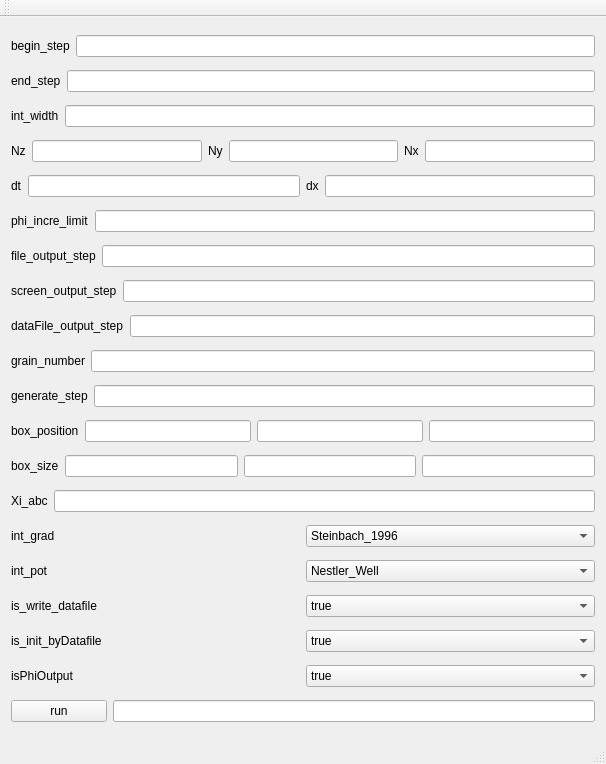
<?xml version="1.0" encoding="UTF-8"?>
<ui version="4.0">
 <class>ParamUi</class>
 <widget class="QMainWindow" name="ParamUi">
  <property name="geometry">
   <rect>
    <x>0</x>
    <y>0</y>
    <width>606</width>
    <height>764</height>
   </rect>
  </property>
  <property name="windowTitle">
   <string>Normal_GG</string>
  </property>
  <widget class="QWidget" name="centralWidget">
   <layout class="QVBoxLayout" name="verticalLayout">
    <item>
     <layout class="QHBoxLayout" name="horizontalLayout_2">
      <item>
       <widget class="QLabel" name="label">
        <property name="text">
         <string>begin_step</string>
        </property>
       </widget>
      </item>
      <item>
       <widget class="QLineEdit" name="lineEditbegin_step"/>
      </item>
     </layout>
    </item>
    <item>
     <layout class="QHBoxLayout" name="horizontalLayout_3">
      <item>
       <widget class="QLabel" name="label_2">
        <property name="text">
         <string>end_step</string>
        </property>
       </widget>
      </item>
      <item>
       <widget class="QLineEdit" name="lineEditend_step"/>
      </item>
     </layout>
    </item>
    <item>
     <layout class="QHBoxLayout" name="horizontalLayout_4">
      <item>
       <widget class="QLabel" name="label_3">
        <property name="text">
         <string>int_width</string>
        </property>
       </widget>
      </item>
      <item>
       <widget class="QLineEdit" name="lineEditint_width"/>
      </item>
     </layout>
    </item>
    <item>
     <layout class="QHBoxLayout" name="horizontalLayout_24">
      <item>
       <layout class="QHBoxLayout" name="horizontalLayout_7">
        <item>
         <widget class="QLabel" name="label_6">
          <property name="text">
           <string>Nz</string>
          </property>
         </widget>
        </item>
        <item>
         <widget class="QLineEdit" name="lineEditNz">
          <property name="text">
           <string/>
          </property>
         </widget>
        </item>
       </layout>
      </item>
      <item>
       <layout class="QHBoxLayout" name="horizontalLayout_6">
        <item>
         <widget class="QLabel" name="label_5">
          <property name="text">
           <string>Ny</string>
          </property>
         </widget>
        </item>
        <item>
         <widget class="QLineEdit" name="lineEditNy">
          <property name="text">
           <string/>
          </property>
         </widget>
        </item>
       </layout>
      </item>
      <item>
       <layout class="QHBoxLayout" name="horizontalLayout_5">
        <item>
         <widget class="QLabel" name="label_4">
          <property name="text">
           <string>Nx</string>
          </property>
         </widget>
        </item>
        <item>
         <widget class="QLineEdit" name="lineEditNx"/>
        </item>
       </layout>
      </item>
     </layout>
    </item>
    <item>
     <layout class="QHBoxLayout" name="horizontalLayout_25">
      <item>
       <layout class="QHBoxLayout" name="horizontalLayout_9">
        <item>
         <widget class="QLabel" name="label_8">
          <property name="text">
           <string>dt</string>
          </property>
         </widget>
        </item>
        <item>
         <widget class="QLineEdit" name="lineEditdt">
          <property name="text">
           <string/>
          </property>
         </widget>
        </item>
       </layout>
      </item>
      <item>
       <layout class="QHBoxLayout" name="horizontalLayout_8">
        <item>
         <widget class="QLabel" name="label_7">
          <property name="text">
           <string>dx</string>
          </property>
         </widget>
        </item>
        <item>
         <widget class="QLineEdit" name="lineEditDx">
          <property name="text">
           <string/>
          </property>
         </widget>
        </item>
       </layout>
      </item>
     </layout>
    </item>
    <item>
     <layout class="QHBoxLayout" name="horizontalLayout_12">
      <item>
       <widget class="QLabel" name="label_11">
        <property name="text">
         <string>phi_incre_limit</string>
        </property>
       </widget>
      </item>
      <item>
       <widget class="QLineEdit" name="lineEditphi_incre_limit"/>
      </item>
     </layout>
    </item>
    <item>
     <layout class="QHBoxLayout" name="horizontalLayout_13">
      <item>
       <widget class="QLabel" name="label_12">
        <property name="text">
         <string>file_output_step</string>
        </property>
       </widget>
      </item>
      <item>
       <widget class="QLineEdit" name="lineEditfile_output_step"/>
      </item>
     </layout>
    </item>
    <item>
     <layout class="QHBoxLayout" name="horizontalLayout_14">
      <item>
       <widget class="QLabel" name="label_13">
        <property name="text">
         <string>screen_output_step</string>
        </property>
       </widget>
      </item>
      <item>
       <widget class="QLineEdit" name="lineEditscreen_output_step"/>
      </item>
     </layout>
    </item>
    <item>
     <layout class="QHBoxLayout" name="horizontalLayout_18">
      <item>
       <widget class="QLabel" name="label_17">
        <property name="text">
         <string>dataFile_output_step</string>
        </property>
       </widget>
      </item>
      <item>
       <widget class="QLineEdit" name="lineEditdataFile_output_step"/>
      </item>
     </layout>
    </item>
    <item>
     <layout class="QHBoxLayout" name="horizontalLayout_21">
      <item>
       <widget class="QLabel" name="label_20">
        <property name="text">
         <string>grain_number</string>
        </property>
       </widget>
      </item>
      <item>
       <widget class="QLineEdit" name="lineEditgrain_number"/>
      </item>
     </layout>
    </item>
    <item>
     <layout class="QHBoxLayout" name="horizontalLayout_22">
      <item>
       <widget class="QLabel" name="label_21">
        <property name="text">
         <string>generate_step</string>
        </property>
       </widget>
      </item>
      <item>
       <widget class="QLineEdit" name="lineEditgenerate_step"/>
      </item>
     </layout>
    </item>
    <item>
     <layout class="QHBoxLayout" name="horizontalLayout_19">
      <item>
       <widget class="QLabel" name="label_18">
        <property name="text">
         <string>box_position</string>
        </property>
       </widget>
      </item>
      <item>
       <widget class="QLineEdit" name="lineEdit_box_positionX"/>
      </item>
      <item>
       <widget class="QLineEdit" name="lineEdit_box_positionY"/>
      </item>
      <item>
       <widget class="QLineEdit" name="lineEdit_box_positionZ"/>
      </item>
     </layout>
    </item>
    <item>
     <layout class="QHBoxLayout" name="horizontalLayout_20">
      <item>
       <widget class="QLabel" name="label_19">
        <property name="text">
         <string>box_size</string>
        </property>
       </widget>
      </item>
      <item>
       <widget class="QLineEdit" name="lineEditbox_sizeX"/>
      </item>
      <item>
       <widget class="QLineEdit" name="lineEditbox_sizeY"/>
      </item>
      <item>
       <widget class="QLineEdit" name="lineEditbox_sizeZ"/>
      </item>
     </layout>
    </item>
    <item>
     <layout class="QHBoxLayout" name="horizontalLayout_23">
      <item>
       <widget class="QLabel" name="label_22">
        <property name="text">
         <string>Xi_abc</string>
        </property>
       </widget>
      </item>
      <item>
       <widget class="QLineEdit" name="lineEditXi_abc"/>
      </item>
     </layout>
    </item>
    <item>
     <layout class="QHBoxLayout" name="horizontalLayout_10">
      <item>
       <widget class="QLabel" name="label_9">
        <property name="text">
         <string>int_grad</string>
        </property>
       </widget>
      </item>
      <item>
       <widget class="QComboBox" name="comboBoxint_grad">
        <item>
         <property name="text">
          <string>Steinbach_1996</string>
         </property>
        </item>
        <item>
         <property name="text">
          <string>Steinbach_1999</string>
         </property>
        </item>
        <item>
         <property name="text">
          <string>Steinbach_G2009</string>
         </property>
        </item>
        <item>
         <property name="text">
          <string>Int_GCustom</string>
         </property>
        </item>
       </widget>
      </item>
     </layout>
    </item>
    <item>
     <layout class="QHBoxLayout" name="horizontalLayout_11">
      <item>
       <widget class="QLabel" name="label_10">
        <property name="text">
         <string>int_pot</string>
        </property>
       </widget>
      </item>
      <item>
       <widget class="QComboBox" name="comboBoxint_pot">
        <item>
         <property name="text">
          <string>Nestler_Well</string>
         </property>
        </item>
        <item>
         <property name="text">
          <string>Nestler_Obstacle</string>
         </property>
        </item>
        <item>
         <property name="text">
          <string>Steinbach_P2009</string>
         </property>
        </item>
        <item>
         <property name="text">
          <string>Int_PCustom</string>
         </property>
        </item>
       </widget>
      </item>
     </layout>
    </item>
    <item>
     <layout class="QHBoxLayout" name="horizontalLayout_15">
      <item>
       <widget class="QLabel" name="label_14">
        <property name="text">
         <string>is_write_datafile</string>
        </property>
       </widget>
      </item>
      <item>
       <widget class="QComboBox" name="comboBoxis_write_datafile">
        <item>
         <property name="text">
          <string>true</string>
         </property>
        </item>
        <item>
         <property name="text">
          <string>false</string>
         </property>
        </item>
       </widget>
      </item>
     </layout>
    </item>
    <item>
     <layout class="QHBoxLayout" name="horizontalLayout_16">
      <item>
       <widget class="QLabel" name="label_15">
        <property name="text">
         <string>is_init_byDatafile</string>
        </property>
       </widget>
      </item>
      <item>
       <widget class="QComboBox" name="comboBoxis_init_byDatafile">
        <item>
         <property name="text">
          <string>true</string>
         </property>
        </item>
        <item>
         <property name="text">
          <string>false</string>
         </property>
        </item>
       </widget>
      </item>
     </layout>
    </item>
    <item>
     <layout class="QHBoxLayout" name="horizontalLayout_17">
      <item>
       <widget class="QLabel" name="label_16">
        <property name="text">
         <string>isPhiOutput</string>
        </property>
       </widget>
      </item>
      <item>
       <widget class="QComboBox" name="comboBoxisPhiOutput">
        <item>
         <property name="text">
          <string>true</string>
         </property>
        </item>
        <item>
         <property name="text">
          <string>false</string>
         </property>
        </item>
       </widget>
      </item>
     </layout>
    </item>
    <item>
     <layout class="QHBoxLayout" name="horizontalLayout" stretch="1,5">
      <item>
       <widget class="QPushButton" name="pushButtonRun">
        <property name="text">
         <string>run</string>
        </property>
       </widget>
      </item>
      <item>
       <widget class="QLineEdit" name="lineEditExeDir"/>
      </item>
     </layout>
    </item>
   </layout>
   <zorder></zorder>
  </widget>
  <widget class="QMenuBar" name="menuBar">
   <property name="geometry">
    <rect>
     <x>0</x>
     <y>0</y>
     <width>606</width>
     <height>26</height>
    </rect>
   </property>
  </widget>
  <widget class="QToolBar" name="mainToolBar">
   <attribute name="toolBarArea">
    <enum>TopToolBarArea</enum>
   </attribute>
   <attribute name="toolBarBreak">
    <bool>false</bool>
   </attribute>
  </widget>
  <widget class="QStatusBar" name="statusBar"/>
 </widget>
 <layoutdefault spacing="6" margin="11"/>
 <resources/>
 <connections/>
</ui>
